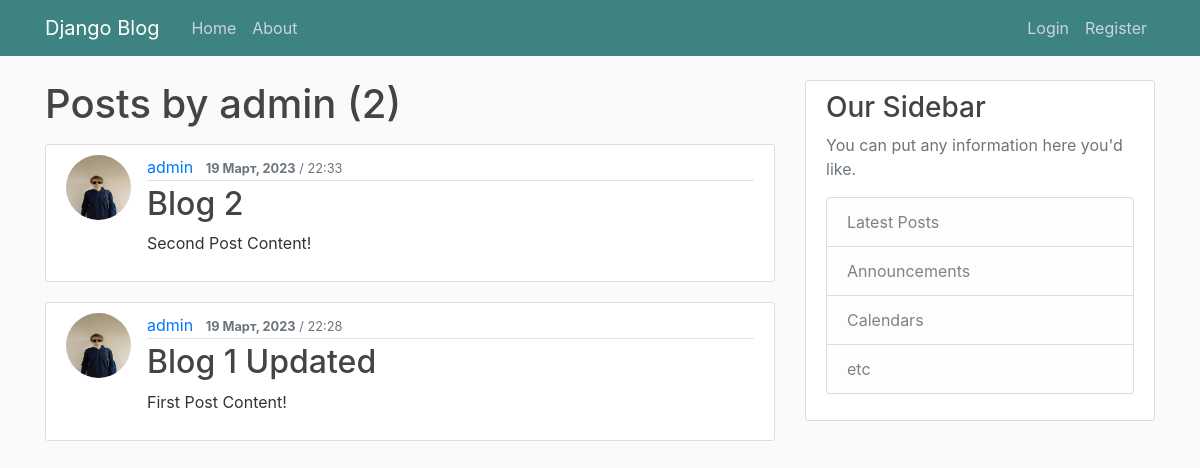
The page /user/admin on the database as committed earlier.
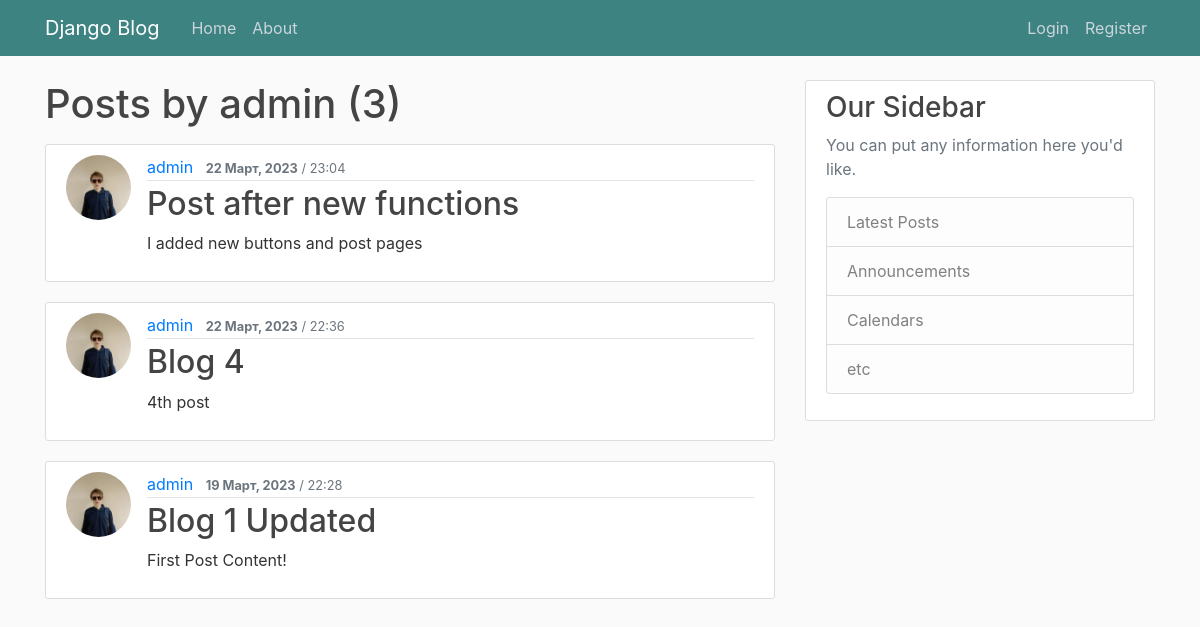
The same page on the database as committed later.
### blog/models.py (models this page shows, shortened)
class Post(models.Model):
    title = models.CharField(max_length=100)
    content = models.TextField()
    date_posted = models.DateTimeField(default=timezone.now)
    author = models.ForeignKey(User, on_delete=models.CASCADE)

### users/models.py (models this page shows, shortened)
class Profile(models.Model):
    user = models.OneToOneField(User, on_delete=models.CASCADE)
    image = models.ImageField(default='default-profile.jpg', upload_to='profile_pics')

### blog/views.py (the view)
# urls.py: path('user/<str:username>', UserPostListView.as_view(), name='user-posts'),
class UserPostListView(ListView):
    model = Post
    template_name = 'blog/user_posts.html'
    context_object_name = "posts"
    paginate_by = 5
    def get_queryset(self):
        user = get_object_or_404(User, username=self.kwargs.get('username'))
        return Post.objects.filter(author=user).order_by('-date_posted')

### blog/templates/blog/user_posts.html (shortened to what this page needs)
{% extends "blog/base.html"%}
{% block content %}
  <h1 class="mb-3">Posts by {{ view.kwargs.username }} ({{ page_obj.paginator.count }})</h1>
	{% for post in posts %}
		<article class="media content-section">
			<img class="rounded-circle article-img"
				src="{{ post.author.profile.image.url }}">
			<div class="media-body">
				<div class="article-metadata">
					<a class="mr-2" href="{% url 'user-posts' post.author.username %}">{{ post.author }}</a>
					<small class="text-muted"><b>{{ post.date_posted|date:"j F, Y" }}</b> / {{ post.date_posted|time:"H:i"}}</small>
				</div>
				<h2><a class="article-title" href="{% url 'post-detail' post.id %}">{{ post.title }}</a></h2>
				<p class="article-content">{{ post.content }}</p>
			</div>
		</article>
	{% endfor %}
{% endblock content %}

Rows that differ between the two databases and show on the page:
removed Post: author.profile.image (picture), author "admin", date_posted "19 Март, 2023", date_posted "22:33", title "Blog 2", content "Second Post Content!"
added Post: author.profile.image (picture), author "admin", date_posted "22 Март, 2023", date_posted "23:04", title "Post after new functions", content "I added new buttons and post pages"
added Post: author.profile.image (picture), author "admin", date_posted "22 Март, 2023", date_posted "22:36", title "Blog 4", content "4th post"
changed through a linked row, Post "Blog 1 Updated": author.profile.image: a different picture
Other text that changed with them:
{{ page_obj.paginator.count }}: "2" → "3"
